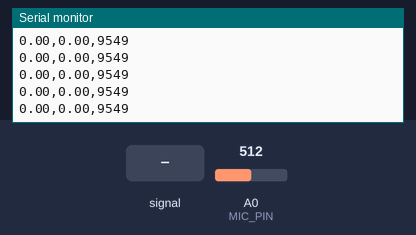
Recording of a sketch running on a simulated Arduino Uno, built with avr-gcc and run on an emulated ATmega328P. On the bench: the last lines printed to the serial monitor. Inputs (shaded band) come from the test bench; at power-on: A0 (MIC_PIN) = 512.

Above: at 1.2 s.
1.3 s: A0 (MIC_PIN) fed a 200 Hz sine of ±81 counts around its level
At 1.8 s:
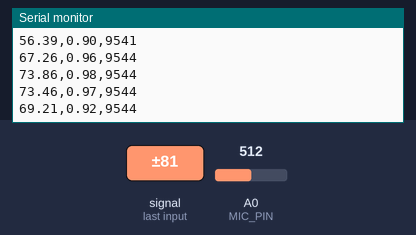
2.8 s: A0 (MIC_PIN) set to 716
At 3.8 s:
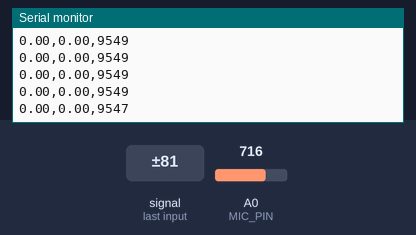
4.3 s: A0 (MIC_PIN) fed a 1000 Hz sine of ±255 counts around its level
5.8 s: A0 (MIC_PIN) set to 900
At 6.6 s:
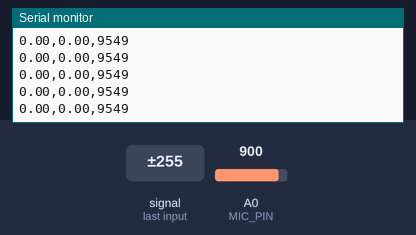
Timing chart, 0 to 8.3 s (numbered marks = the images above; inputs shaded):
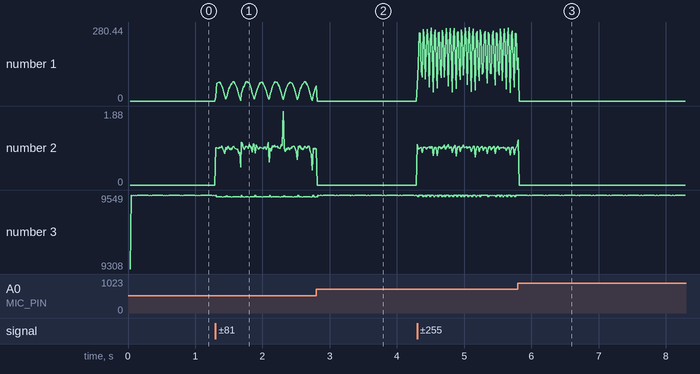

The sketch:

20khz.ino
```cpp
// MAX9814 Electret Mic Amp - 20 kHz Frequency Detector
// Uses three parallel Goertzel filters: 20 kHz target + 16/24 kHz references for SNR.
// Wiring: MAX9814 OUT -> A0, VDD -> 3.3V (or 5V), GND -> GND

#define MIC_PIN       A0
#define NUM_SAMPLES   128
#define SAMPLE_RATE   50000.0   // Hz — target rate (verify at startup)
#define TARGET_FREQ   20000.0   // Hz
#define REF_LOW_FREQ  16000.0   // Hz — noise reference
#define REF_HIGH_FREQ 24000.0   // Hz — noise reference

// Goertzel coefficients — computed once at startup
float coeff_target, coeff_low, coeff_high;
float k_target, k_low, k_high;

void setup() {
  Serial.begin(115200);

  // ADC prescaler = 16 → 1 MHz ADC clock → ~77 kHz max sample rate
  // This is the critical change that makes 20 kHz detection possible.
  ADCSRA = (ADCSRA & 0xF8) | 0x04;

  // Compute Goertzel coefficients for all three bins
  k_target = round((float)NUM_SAMPLES * TARGET_FREQ   / SAMPLE_RATE);
  k_low    = round((float)NUM_SAMPLES * REF_LOW_FREQ  / SAMPLE_RATE);
  k_high   = round((float)NUM_SAMPLES * REF_HIGH_FREQ / SAMPLE_RATE);

  coeff_target = 2.0 * cos(2.0 * PI * k_target / (float)NUM_SAMPLES);
  coeff_low    = 2.0 * cos(2.0 * PI * k_low    / (float)NUM_SAMPLES);
  coeff_high   = 2.0 * cos(2.0 * PI * k_high   / (float)NUM_SAMPLES);

  // Print actual detected frequencies so user can verify alignment
  Serial.print("# target=");
  Serial.print(k_target * SAMPLE_RATE / NUM_SAMPLES, 1);
  Serial.print(" Hz, ref_low=");
  Serial.print(k_low * SAMPLE_RATE / NUM_SAMPLES, 1);
  Serial.print(" Hz, ref_high=");
  Serial.print(k_high * SAMPLE_RATE / NUM_SAMPLES, 1);
  Serial.println(" Hz");

  // Measure actual sample rate (no delay — let analogRead free-run)
  unsigned long t0 = micros();
  for (int i = 0; i < 1000; i++) (void)analogRead(MIC_PIN);
  unsigned long t1 = micros();
  float actual_fs = 1e6f * 1000.0f / (t1 - t0);
  Serial.print("# Free-running fs=");
  Serial.print(actual_fs, 1);
  Serial.println(" Hz");

  Serial.println("# Output format: magnitude,snr,fs_actual");
}

void loop() {
  float q0a = 0, q1a = 0, q2a = 0;  // 20 kHz target
  float q0b = 0, q1b = 0, q2b = 0;  // 16 kHz reference
  float q0c = 0, q1c = 0, q2c = 0;  // 24 kHz reference

  unsigned long t_start = micros();
  for (int i = 0; i < NUM_SAMPLES; i++) {
    float sample = (float)analogRead(MIC_PIN) - 512.0;
    q0a = coeff_target * q1a - q2a + sample;  q2a = q1a; q1a = q0a;
    q0b = coeff_low    * q1b - q2b + sample;  q2b = q1b; q1b = q0b;
    q0c = coeff_high   * q1c - q2c + sample;  q2c = q1c; q1c = q0c;
    // No delayMicroseconds — analogRead at prescaler 16 paces the loop
  }
  unsigned long elapsed = micros() - t_start;
  float fs_actual = 1e6f * NUM_SAMPLES / elapsed;

  float mag_target = sqrt(q1a * q1a + q2a * q2a - q1a * q2a * coeff_target);
  float mag_low    = sqrt(q1b * q1b + q2b * q2b - q1b * q2b * coeff_low);
  float mag_high   = sqrt(q1c * q1c + q2c * q2c - q1c * q2c * coeff_high);

  float snr = mag_target / (0.5f * (mag_low + mag_high) + 1.0f);

  Serial.print(mag_target, 2);
  Serial.print(",");
  Serial.print(snr, 2);
  Serial.print(",");
  Serial.println(fs_actual, 0);
}
```

Measured:
- after the input at 1.3 s, the serial monitor: prints a new line at once (image 1)
- plotted number 1: 0 → 48.76 after the input at 1.3 s
- plotted number 2: 0 → 0.93 after the input at 1.3 s
- plotted number 3: 9547 → 9541 after the input at 1.3 s
